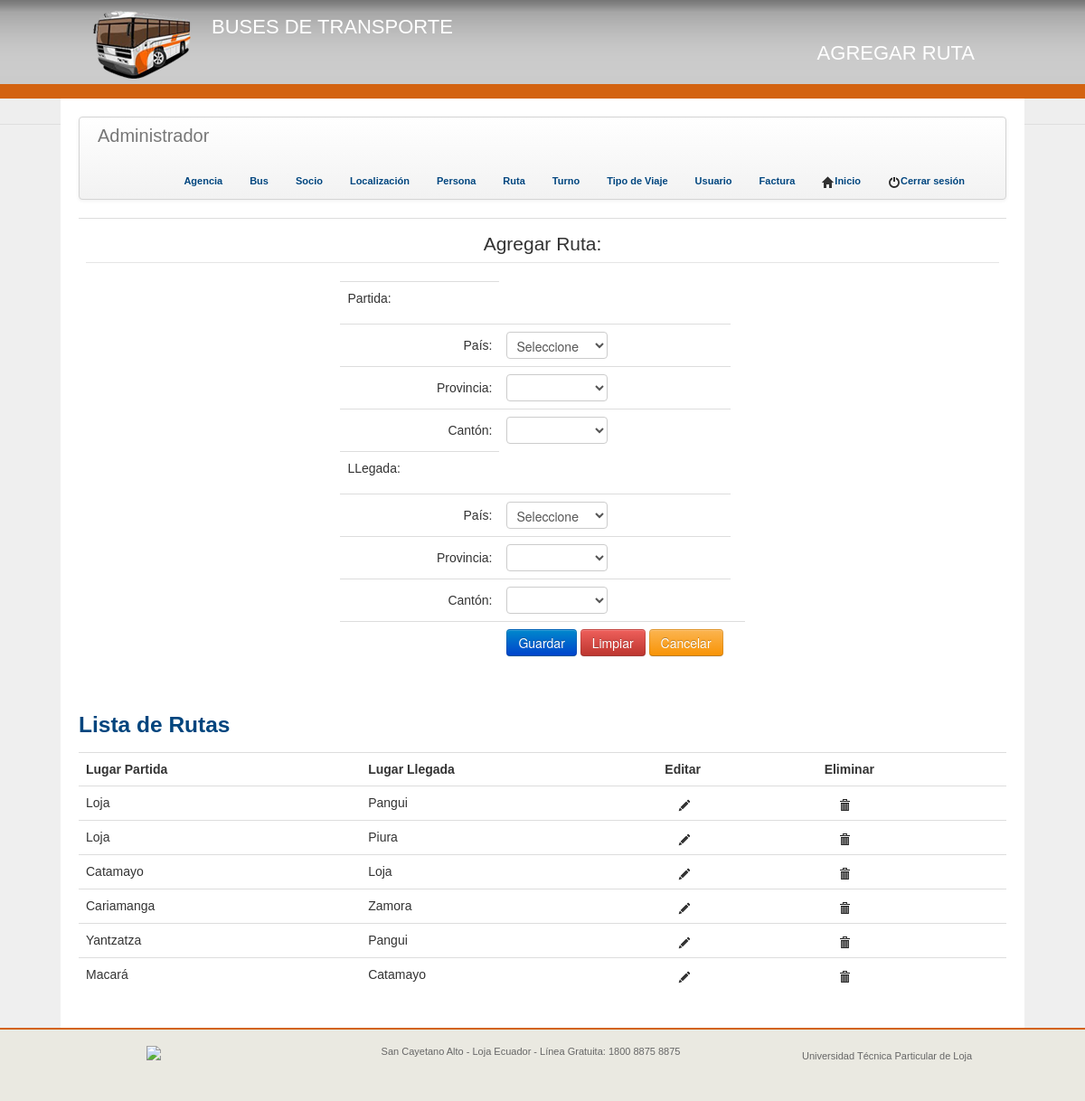
The app's page /pages/addRuta.php (signed in) with its own data.
### tables this page shows
CREATE TABLE IF NOT EXISTS `rutas` (
  `idRuta` int(11) NOT NULL AUTO_INCREMENT,
  `LugarPartida` int(11) NOT NULL,
  `lugarLlegada` int(11) NOT NULL,
  PRIMARY KEY (`idRuta`),
  KEY `LugarPartida` (`LugarPartida`,`lugarLlegada`),
  KEY `LugarPartida_2` (`LugarPartida`),
  KEY `lugarLlegada` (`lugarLlegada`)
);

CREATE TABLE IF NOT EXISTS `canton` (
  `idCanton` int(11) NOT NULL AUTO_INCREMENT,
  `idProvincia` int(11) NOT NULL,
  `nombre` varchar(30) NOT NULL,
  PRIMARY KEY (`idCanton`),
  KEY `idProvincia` (`idProvincia`)
);

### pages/addRuta.php (the view, shortened to what this page needs)
<!DOCTYPE html>
<html>
<head>
	<link href="../UtplCss/tema.css" rel="stylesheet">
	<link href="../UtplCss/internas.css" rel="stylesheet">
</head>
<body>
	<header>
		<section class="encabezado">
			<div class="logo">
				<a style="float:left;display:block;" href="http://www.utpl.edu.ec"><img src="../img/logo.png"></img></a>
				<h1 style="float:left;">Buses de Transporte</h1>
			</div>
			<div class="tituloPag" id="clickeable" onclick="location.href='../index.php';" style="cursor:pointer;">
				<h1 >
					Agregar Ruta
				</h1>
			</div>
		</section>
	</header>
	<div class="contenedor">
		<?php
		include ("../php/menu_admin.php");
		?>
		<section id="content">
			<table class="table">
				<tbody>
					<tr>
						<td>
							<center>
								<form class="form-horizontal" name="usuario" action="../php/addRuta.php" method="POST">
									<fieldset>
										<legend>Agregar Ruta:</legend>
										<table>
											<tbody>
												<tr>
													<td><p>Partida:</p></td>
												</tr>
												<tr>
													<td><label class="control-label">País:</label></td>
													<td>
														<select required name="idpais" id="idpais">
															<option value="null">Seleccione</option>
														</select>
													</td>
												</tr>
												<tr>
													<td>
														<label class="control-label">Provincia:</label>
													</td>
													<td>
														<select  name="idProv" id="idProv">
														</select>
													</td>
												</tr>
												<tr>
													<td>
														<label class="control-label">Cantón:</label>
													</td>
													<td>
														<select  name="idCant" id="idCant">
														</select>
													</td>
												</tr>
												<tr>
													<td><p>LLegada:</p></td>
												</tr>
												<tr>
													<td><label class="control-label">País:</label></td>
													<td>
														<select required name="idpais2" id="idpais2">
															<option value="null">Seleccione</option>
														</select>
													</td>
												</tr>
												<tr>
													<td>
														<label class="control-label">Provincia:</label>
													</td>
													<td>
														<select  name="idProv2" id="idProv2">
														</select>
													</td>
												</tr>
												<tr>
													<td>
														<label class="control-label">Cantón:</label>
													</td>
													<td>
														<select  name="idCant2" id="idCant2">
														</select>
													</td>
												</tr>
												<tr>
												<td></td>
												<td>
													<center>
														<button class=" btn btn-primary" type="submit"> Guardar </button>
														<button class="btn btn-danger" type="reset"> Limpiar </button>
														<input class="btn btn-warning" type="button" name="Cancelar" value="Cancelar" onClick="location.href='../index.php'">
													</center>
												</td>
												<td></td>
											</tr>
											</tbody>
										</table>
									</fieldset>
								</form>
							</center>
						</td>
					</tr>
				</tbody>
			</table>
			<?php
			include("../php/listarRuta.php");
			?>
		</section>
	</div>
	<footer>
		<div class="containerdiv">
			<div id="cc">
				<a href="http://creativecommons.org/licenses/by-nc-nd/3.0/ec/" target="_blank"><img src="http://www.utpl.edu.ec/sites/all/themes/utpl/images/cc.jpg"></a>
			</div>
			<div id="contactinfo">
				<p>San Cayetano Alto  - Loja Ecuador - Línea Gratuita: 1800 8875 8875</p>
			</div>
			<div id="q">
			Universidad Técnica Particular de Loja
			</div>
		</div>
	</footer>
</body>
</html>

### php/listarRuta.php (shortened to what this page needs)
<?php
include("../dll/conexionsql.php");
extract($_GET);
if(!isset($bandera)){
	$sql="SELECT rutas.idRuta, c1.nombre, c2.nombre FROM rutas
	INNER JOIN canton c1
	ON rutas.LugarPartida = c1.idCanton
	INNER JOIN canton c2
	ON rutas.lugarLlegada = c2.idCanton";
	$ressql=mysql_query($sql,$con);
	$totdatos=mysql_num_rows($ressql);
	if($totdatos>0){
		echo "<table border='0' class='table table-hover'>";
		echo "<h3 class=\"azul\">Lista de Rutas</h3>";
		echo "<tr>";
		echo "<th scope='col'>"."Lugar Partida"."</th>";
		echo "<th scope='col'>"."Lugar Llegada"."</th>";
		echo "<th scope='col'>"."Editar"."</th>";
		echo "<th scope='col'>"."Eliminar"."</th>";
		echo "</tr>";
		while ($row=mysql_fetch_array($ressql)) {
			echo "<tr class='filas'>";
			echo "<td>".$row[1]."</td>";
			echo "<td>".$row[2]."</td>";
			echo "<td>
			<a href='actRuta.php?id=".base64_encode($row[0])."'>
				<i class='icon-pencil'></i>
			</a>
		</td>";
		echo "<td>
		<a href='../php/listarRuta.php?id=".base64_encode($row[0])."&bandera=1'>
			<i class='icon-trash'></i>
		</a>
	</td>";
	echo "</tr>";
}
echo "</table";
}else{
	echo "No hay datos!!";
}
}
?>

### UtplCss/tema.css (style rules this page uses)
body { background: url("../img/bg.jpg") repeat-x scroll 0% 0% #EFEFEF; margin: 0px; padding: 0px; font-family: Arial,Helvetica,Sans-serif !important; }
.encabezado { margin:auto; width: 1026px; height: 109px; }
.logo { display: inline; margin-top: 28px; width: 500px; color: white; font-weight: bolder; }
.tituloPag { float:right; color: white; font-weight: bolder; display: inline; margin: 29px 35px 0 0; }
.contenedor { width: 1026px; background: white; margin: auto; padding: 20px; }
footer { background: none repeat scroll 0 0 #EAE9E1; border-top: 2px solid #D36311; height: 65px; padding-top: 14px; width: 100%; }
.containerdiv { height: 65px; display: block; margin: 0 auto; width: 1026px; }
#cc { display: block; float: left; height: 42px; margin: 0 35px 23px 60px; width: 105px; }
#contactinfo { color: #666666; display: block; float: left; font-size: 11px; height: 65px; text-align: center; text-decoration: none; width: 600px; }
#q { display: block; float: left; font-size: 11px; color: #666666; height: 25px; margin: 5px 0px 35px 0px; width: 200px; }
h1 { font-size: 22px !important; font-weight: 100; line-height: 40px; text-transform: uppercase; }
.navbar label,a { color: #00457E !important; font-family: Arial,Helvetica,Sans-serif !important; font-size: 11px !important; font-weight: bold !important; padding: 8px 15px; text-decoration: none !important; }
.peq15 input, select, textarea, .uneditable-input { width: 8em; }

### UtplCss/internas.css (style rules this page uses)
.azul { color: #00457E; }

### records on screen
rutas: LugarPartida.nombre "Loja", lugarLlegada.nombre "Pangui"
rutas: LugarPartida.nombre "Loja", lugarLlegada.nombre "Piura"
rutas: LugarPartida.nombre "Catamayo", lugarLlegada.nombre "Loja"
rutas: LugarPartida.nombre "Cariamanga", lugarLlegada.nombre "Zamora"
rutas: LugarPartida.nombre "Yantzatza", lugarLlegada.nombre "Pangui"
rutas: LugarPartida.nombre "Macará", lugarLlegada.nombre "Catamayo"
